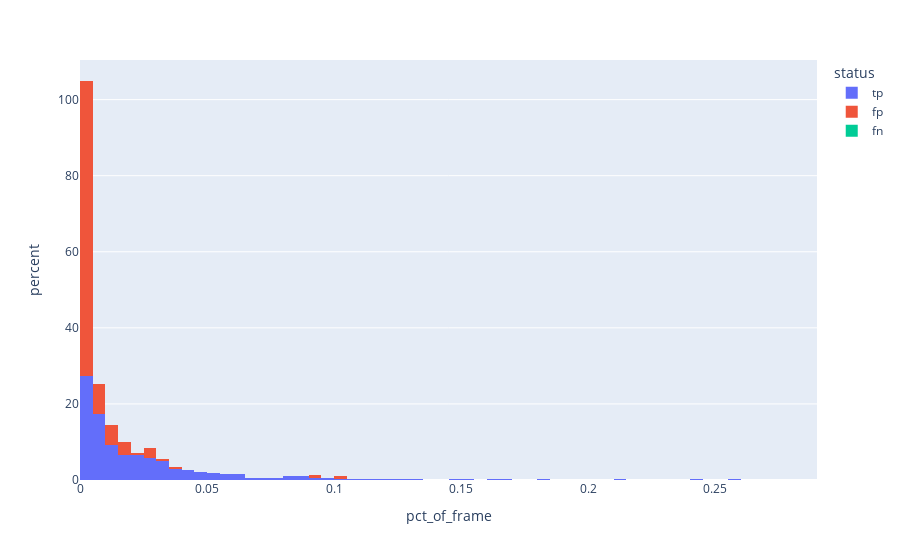

Here is the notebook cell this chart was saved with:
### Markdown cell above
#### Analysis

### Code cell
fig = px.histogram(retina_status, x='pct_of_frame', color='status', histnorm='percent')
fig.show()

### Figure 1 — Plotly figure (JSON) as saved in the notebook; plotly's stock layout.template omitted (floating-point values rounded to 4 significant figures; data arrays with more than 128 entries replaced by an {"elided": "..."} marker saying what was removed)
{"data": [{"alignmentgroup": "True", "bingroup": "x", "histnorm": "percent", "hovertemplate": "status=tp<br>pct_of_frame=%{x}<br>percent=%{y}<extra></extra>", "legendgroup": "tp", "marker": {"color": "#636efa", "pattern": {"shape": ""}}, "name": "tp", "offsetgroup": "tp", "orientation": "v", "showlegend": true, "type": "histogram", "x": {"elided": "1827 float values"}, "xaxis": "x", "yaxis": "y"}, {"alignmentgroup": "True", "bingroup": "x", "histnorm": "percent", "hovertemplate": "status=fp<br>pct_of_frame=%{x}<br>percent=%{y}<extra></extra>", "legendgroup": "fp", "marker": {"color": "#EF553B", "pattern": {"shape": ""}}, "name": "fp", "offsetgroup": "fp", "orientation": "v", "showlegend": true, "type": "histogram", "x": {"elided": "152 float values"}, "xaxis": "x", "yaxis": "y"}, {"alignmentgroup": "True", "bingroup": "x", "histnorm": "percent", "hovertemplate": "status=fn<br>pct_of_frame=%{x}<br>percent=%{y}<extra></extra>", "legendgroup": "fn", "marker": {"color": "#00cc96", "pattern": {"shape": ""}}, "name": "fn", "offsetgroup": "fn", "orientation": "v", "showlegend": true, "type": "histogram", "x": [null, null, null, null, null, null, null, null, null, null, null, null, null, null, null, null, null, null, null, null, null, null, null, null, null, null, null, null, null, null, null, null, null, null, null, null, null, null, null, null, null, null, null, null, null, null, null, null, null, null, null, null, null, null, null, null, null, null, null, null, null, null, null, null, null, null, null, null], "xaxis": "x", "yaxis": "y"}], "layout": {"barmode": "relative", "legend": {"title": {"text": "status"}, "tracegroupgap": 0}, "margin": {"t": 60}, "xaxis": {"anchor": "y", "domain": [0, 1], "title": {"text": "pct_of_frame"}}, "yaxis": {"anchor": "x", "domain": [0, 1], "title": {"text": "percent"}}}}
